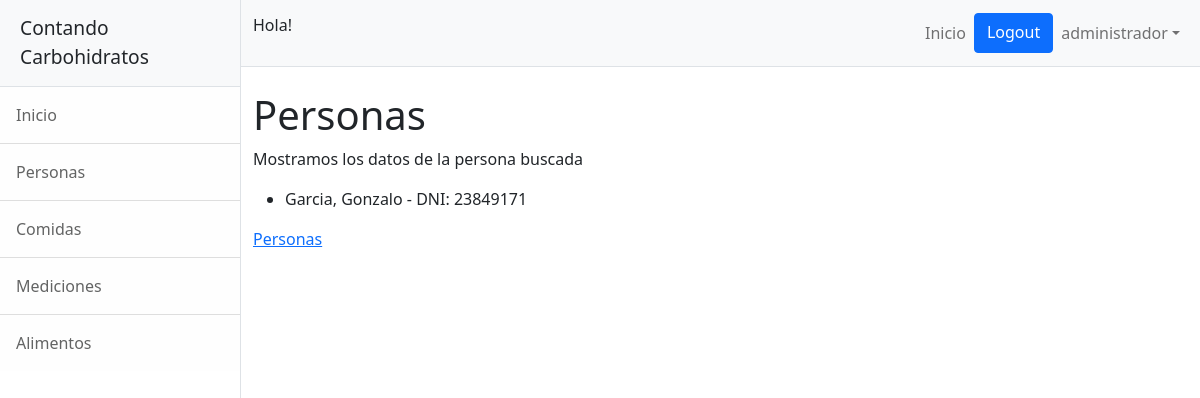
The app's page /carbohidratos/personas/buscar/resultados/ (signed in), older data.
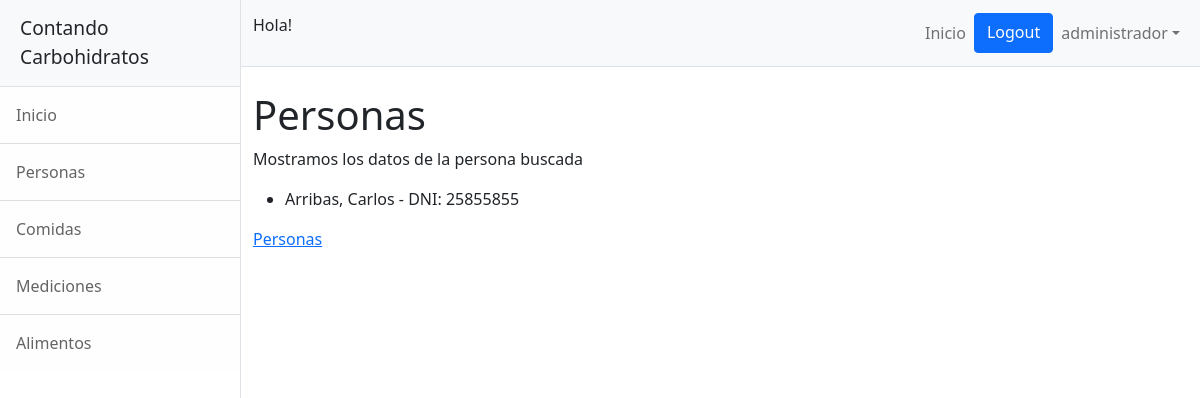
The same page, newer data.
### carbohidratos/models.py (models this page shows)
class Persona(models.Model):
    nombre = models.CharField(max_length=20)
    apellido = models.CharField(max_length=20)
    dni = models.IntegerField(primary_key=True,unique=True)
    nacimiento = models.DateField()

### carbohidratos/views.py (the view)
# urls.py: path("personas/buscar/resultados/", personas_listar, name="carbohidratos-personas-buscar-resultados"),
@login_required
def personas_listar(request):
    lista_personas = Persona.objects.all()
    contexto = {"personas_resultado":lista_personas}
    return render(request,"carbohidratos/personas_buscar_resultados.html", contexto)

### carbohidratos/templates/carbohidratos/personas_buscar_resultados.html
{% extends "carbohidratos/base.html" %}
{% block contenido %}
<h1 class="mt-4">Personas</h1>
<p> Mostramos los datos de la persona buscada </p>
    <ul>
        {% for persona in personas_resultado %}
            <li>{{persona.apellido}}, {{persona.nombre}} - DNI: {{persona.dni}}</li>
        {% endfor %}
    </ul>
<a href="{% url 'carbohidratos-personas' %}"> Personas </a>
{% endblock %}

### carbohidratos/templates/carbohidratos/base.html (shortened to what this page needs)
<!DOCTYPE html>
<html lang="en">
    <head>
        {% load static %}
        <link href="{% static 'carbohidratos/css/styles.css' %}" rel="stylesheet" />
    </head>
    <body>
        <div class="d-flex" id="wrapper">
            <div class="border-end bg-white" id="sidebar-wrapper">
                <div class="sidebar-heading border-bottom bg-light">Contando Carbohidratos</div>
                <div class="list-group list-group-flush">
                    <a class="list-group-item list-group-item-action list-group-item-light p-3" href="{% url 'carbohidratos-inicio' %}">Inicio</a>
                    <a class="list-group-item list-group-item-action list-group-item-light p-3" href="{% url 'carbohidratos-personas' %}">Personas</a>
                    <a class="list-group-item list-group-item-action list-group-item-light p-3" href="{% url 'carbohidratos-comidas' %}">Comidas</a>
                    <a class="list-group-item list-group-item-action list-group-item-light p-3" href="{% url 'carbohidratos-mediciones' %}">Mediciones</a>
                    <a class="list-group-item list-group-item-action list-group-item-light p-3" href="{% url 'carbohidratos-alimentos' %}">Alimentos</a>
                </div>
            </div>
            <div id="page-content-wrapper">
                <nav class="navbar navbar-expand-lg navbar-light bg-light border-bottom">
                    <div class="container-fluid">
                        {% if request.user.is_authenticated %}
                            <p> Hola! {{request.user.first_name}} </p>
                        {% else %}
                            <p> Hola Visitante! </p>
                        {% endif %}
                        <div class="collapse navbar-collapse" id="navbarSupportedContent">
                            <ul class="navbar-nav ms-auto mt-2 mt-lg-0">
                                <li class="nav-item active"><a class="nav-link" href="{% url 'carbohidratos-inicio' %}">Inicio</a></li>
                                {% if request.user.is_authenticated %}
                                    <a class="btn btn-primary" href="{% url 'usuarios-logout' %}">Logout </a>
                                    <li class="nav-item dropdown">
                                        <a class="nav-link dropdown-toggle" id="navbarDropdown" href="#" role="button" data-bs-toggle="dropdown" aria-haspopup="true" aria-expanded="false">{{request.user}}</a>
                                    </li>
                                {% else %}
                                    <a class="btn btn-primary" href="{% url 'usuarios-login' %}">Login </a>
                                {% endif %}
                            </ul>
                        </div>
                    </div>
                </nav>
                <div class="container-fluid">
                    {% block contenido %}
                    {% endblock%}
                </div>
            </div>
        </div>
    </body>
</html>

Row changes from the older to the newer data that the page shows:
removed Persona: apellido "Garcia", nombre "Gonzalo", dni "23849171"
added Persona: apellido "Arribas", nombre "Carlos", dni "25855855"
